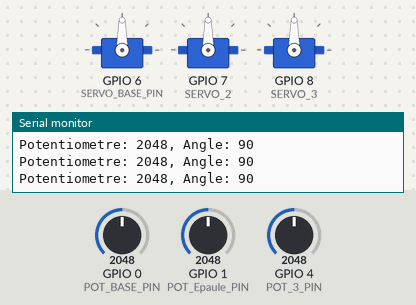
Simulated run of this sketch. Board: ESP32. Parts: 3 × servo, the last lines printed to the serial monitor. The test bench sets the inputs (shaded band); at power-on: GPIO 0 (POT_BASE_PIN) = 2048, GPIO 1 (POT_Epaule_PIN) = 2048, GPIO 4 (POT_3_PIN) = 2048.

Above: at 2.2 s.
2.3 s: GPIO 0 (POT_BASE_PIN) set to 2866
At 2.7 s:
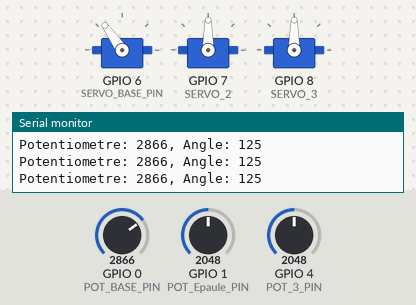
3.8 s: GPIO 1 (POT_Epaule_PIN) set to 2866
At 4.7 s:
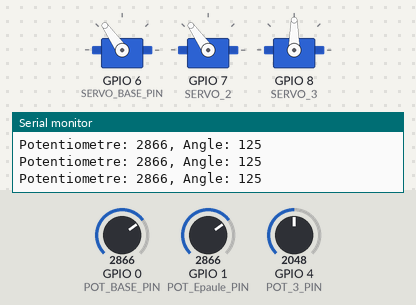
5.3 s: GPIO 4 (POT_3_PIN) set to 2866
At 6.0 s:
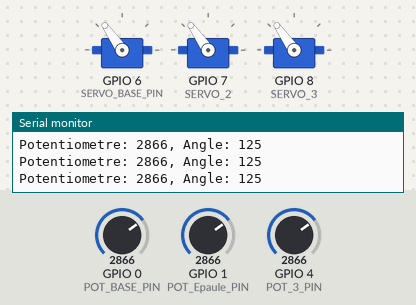
6.8 s: GPIO 0 (POT_BASE_PIN) set to 3603
At 7.9 s:
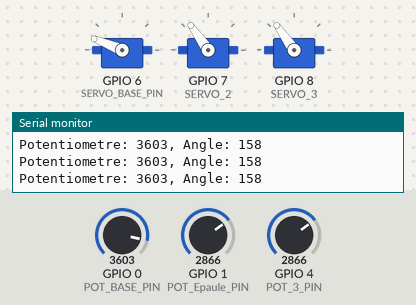
8.3 s: GPIO 1 (POT_Epaule_PIN) set to 3603
At 9.2 s:
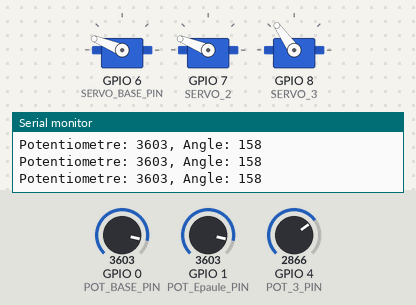
9.8 s: GPIO 4 (POT_3_PIN) set to 3603
At 11.2 s:
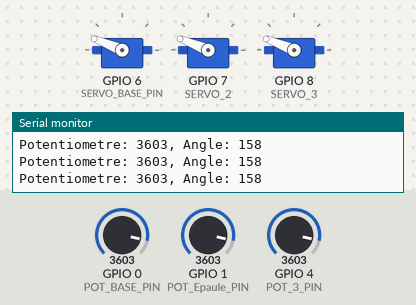
Timing chart, 0 to 12.3 s (numbered marks = the images above; inputs shaded):
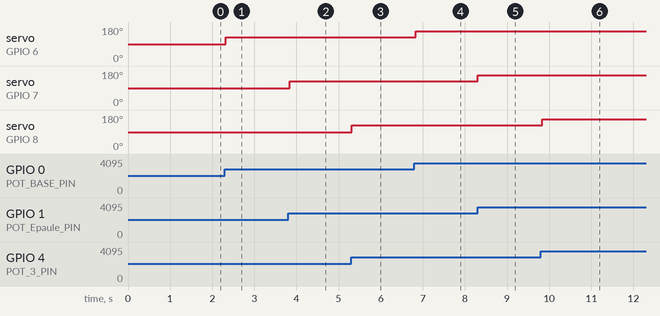

Measured:
- after the input at 2.3 s, servo on GPIO 6 (SERVO_BASE_PIN): 90° → 125° at once
- after the input at 3.8 s, servo on GPIO 7 (SERVO_2): 90° → 125° at once
- after the input at 5.3 s, servo on GPIO 8 (SERVO_3): 90° → 125° at once
- after the input at 6.8 s, servo on GPIO 6 (SERVO_BASE_PIN): 125° → 158° at once
- after the input at 8.3 s, servo on GPIO 7 (SERVO_2): 125° → 158° at once
- after the input at 9.8 s, servo on GPIO 8 (SERVO_3): 125° → 158° at once

The sketch:

CampsTI_Defi1.ino
```cpp
// Rosaire
// Ajout des bibliothèques de code nécessaire
#include <Arduino.h>  // Bibliothèque de base Arduino/ESP32
#include <ESP32Servo.h> // Bibliothèque pour le contrôle des moteurs

// Déclaration des PINs utilisées (voir schéma électrique)
#define POT_BASE_PIN 0
#define POT_Epaule_PIN 1
#define SERVO_BASE_PIN 6
#define POT_3_PIN 4
#define SERVO_2 7
#define SERVO_3 8
#define SERVO_4

// Définition de l'objet Servo pour la base
Servo BaseServo;
Servo Servo2;
Servo Servo3;

void setup() {
  // Initialise la communication USB avec l'ordinateur
  Serial.begin(115200);
  delay(1000); // Delai d'une seconde

  // Initialise l'entrée (INPUT) pour lire la valeur du potentiomètre
  pinMode(POT_BASE_PIN, INPUT);
  pinMode(POT_Epaule_PIN, INPUT);
  pinMode(POT_3_PIN, INPUT);

  // Initialise le moteur de la pince
  BaseServo.attach(SERVO_BASE_PIN);
  Servo2.attach(SERVO_2);
  Servo3.attach(SERVO_3);
}

void loop() {
  // Variable de commande moteur
  int pot1_cmd = 0;
  int pot2_cmd = 0;
  int pot3_cmd = 0;

  // Lecture de la valeur du capteur
  int pot1Value = analogRead(POT_BASE_PIN);
  int pot2Value= analogRead(POT_Epaule_PIN);
  int pot3Value= analogRead(POT_3_PIN);
  // Limiter l'action entre 0 et 180 degrés du moteur
  pot1_cmd = map(pot1Value, 0, 4095, 0, 180);
  pot2_cmd = map(pot2Value, 0, 4095, 0,180);
  pot3_cmd = map(pot3Value, 0, 4095, 0,180);

  // Afficher les valeurs sur le moniteur série
  Serial.println("Potentiometre: " + String(pot1Value) + ", Angle: " + String(pot1_cmd));
  Serial.println("Potentiometre: " + String(pot1Value) + ", Angle: " + String(pot1_cmd));

  // Envoie de la commande moteur
  BaseServo.write(pot1_cmd);
  Servo2.write(pot2_cmd);
  Servo3.write(pot3_cmd);
  delay(50);
}


/*
Mission supplémentaire : Ajoute l'épaule et le coude !

Maintenant que tu as réussi à faire bouger la base, ton objectif est de modifier ce
code pour ajouter 2 autres potentiomètres (POT_EPAULE_PIN sur la broche
1, et POT_COUDE_PIN sur la broche 3). Sers-toi de l’exemple de la base pour
déclarer tes moteurs, les attacher dans le Setup, et lire leurs valeurs dans la Loop !
*/
```
